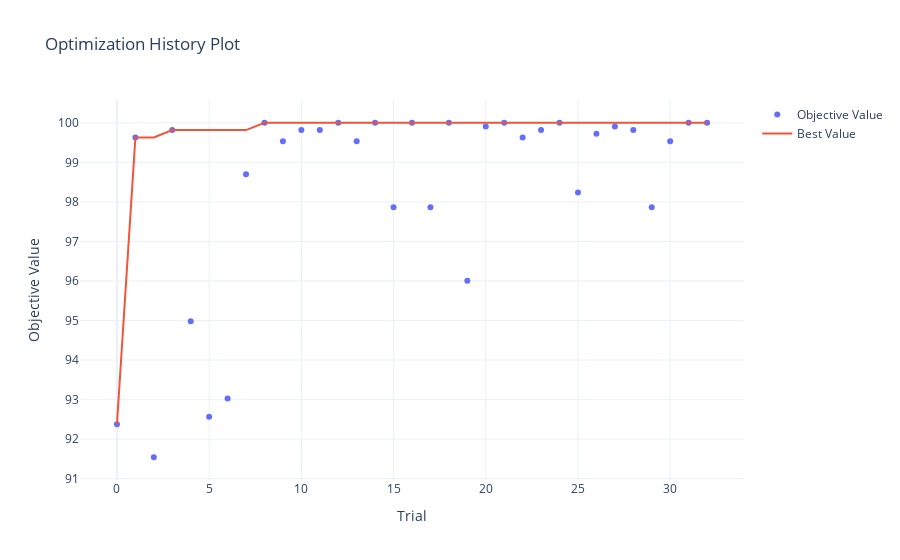

This figure's notebook cell:
### Code cell
fig = plot_optimization_history(study)
fig.show()

### Figure 1 — Plotly figure (JSON) as saved in the notebook; plotly's stock layout.template omitted (floating-point values rounded to 4 significant figures)
{"data": [{"mode": "markers", "name": "Objective Value", "type": "scatter", "x": [0, 1, 2, 3, 4, 5, 6, 7, 8, 9, 10, 11, 12, 13, 14, 15, 16, 17, 18, 19, 20, 21, 22, 23, 24, 25, 26, 27, 28, 29, 30, 31, 32], "y": [92.38, 99.63, 91.54, 99.81, 94.98, 92.57, 93.03, 98.7, 100, 99.54, 99.81, 99.81, 100, 99.54, 100, 97.86, 100, 97.86, 100, 96.0, 99.91, 100, 99.63, 99.81, 100, 98.23, 99.72, 99.91, 99.81, 97.86, 99.54, 100, 100]}, {"name": "Best Value", "type": "scatter", "x": [0, 1, 2, 3, 4, 5, 6, 7, 8, 9, 10, 11, 12, 13, 14, 15, 16, 17, 18, 19, 20, 21, 22, 23, 24, 25, 26, 27, 28, 29, 30, 31, 32], "y": [92.38, 99.63, 99.63, 99.81, 99.81, 99.81, 99.81, 99.81, 100, 100, 100, 100, 100, 100, 100, 100, 100, 100, 100, 100, 100, 100, 100, 100, 100, 100, 100, 100, 100, 100, 100, 100, 100]}], "layout": {"autosize": true, "title": {"text": "Optimization History Plot"}, "xaxis": {"autorange": true, "range": [-1.931, 33.93], "title": {"text": "Trial"}, "type": "linear"}, "yaxis": {"autorange": true, "range": [90.84, 100.7], "title": {"text": "Objective Value"}, "type": "linear"}}}
